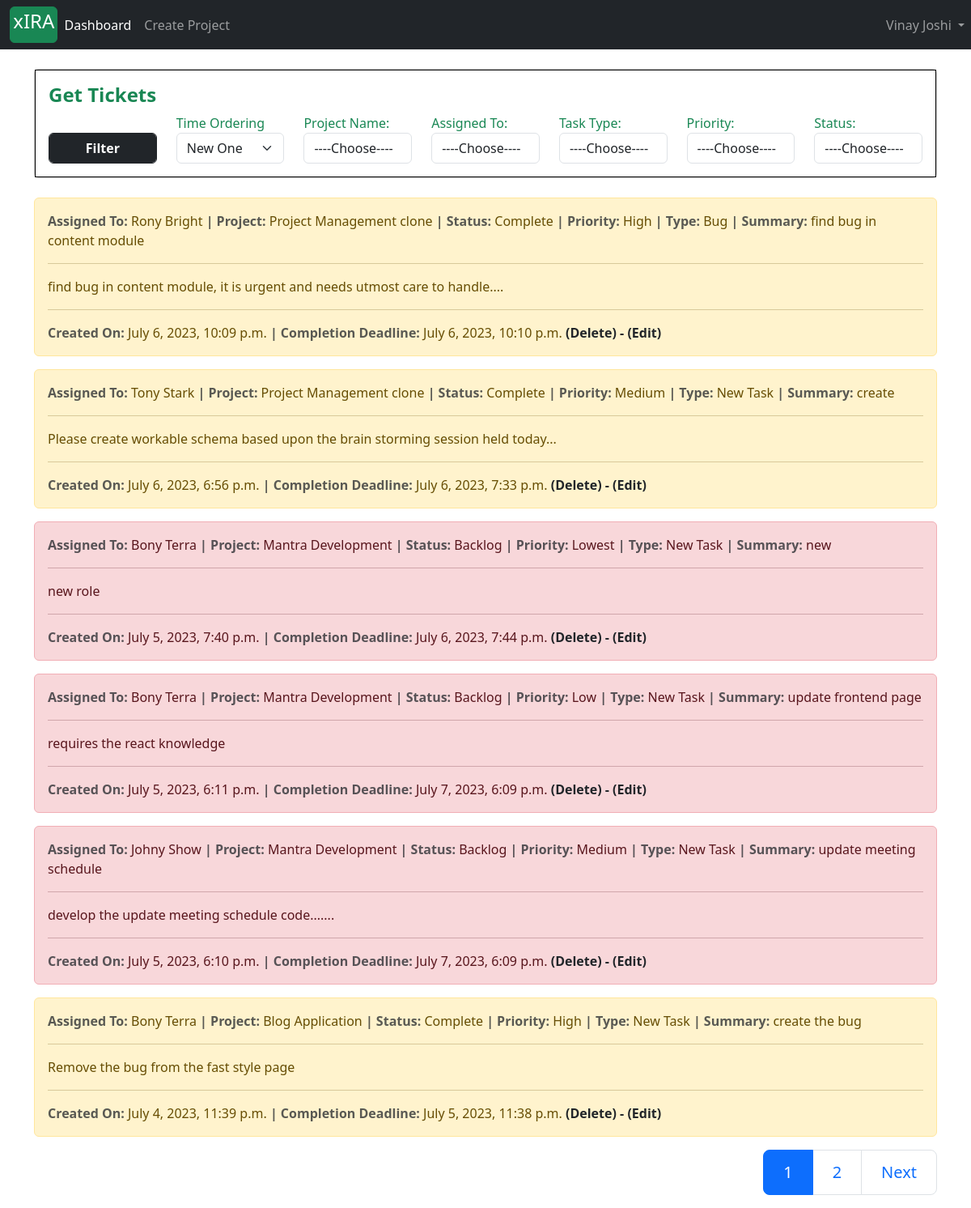
The app's page /ticket/manage/ (signed in), older data.
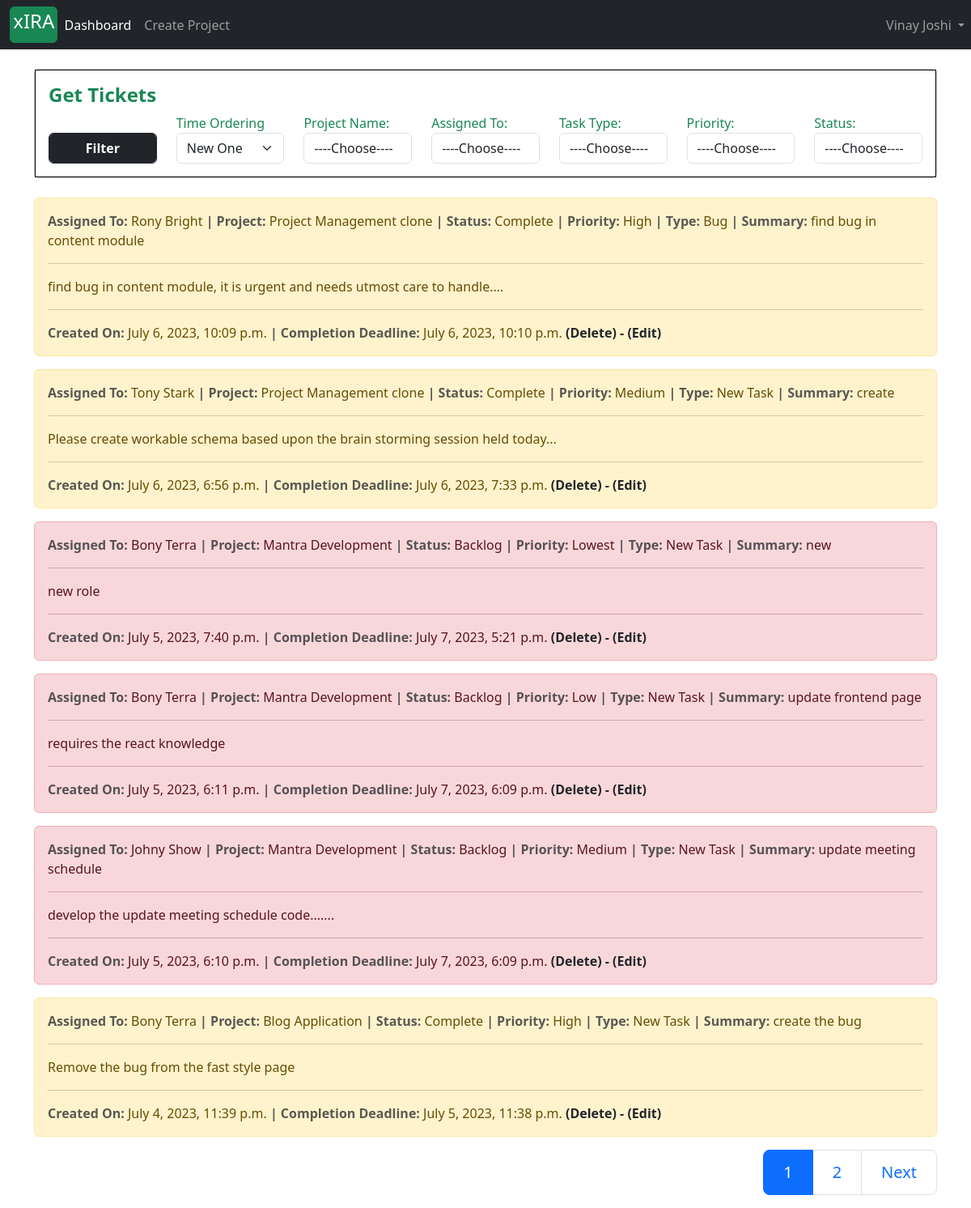
The same page, newer data.
### tickets/models.py (models this page shows, shortened)
class Task(models.Model):
    project       = models.ForeignKey(Project, on_delete=models.CASCADE)
    task_type     = models.CharField(max_length=30, choices = task_type_choices)
    short_summary = models.CharField(max_length=80)
    description   = models.TextField(max_length=500)
    assignee     = models.ForeignKey(Account, on_delete=models.CASCADE)
    status        = models.CharField(max_length=25, choices=status_field)
    priority      = models.CharField(max_length=25, choices=priority_field)
    start_date    = models.DateTimeField(auto_now_add=True)
    estimated_end_date = models.DateTimeField()
    def task_as_back_log(self):
        current_time = datetime.datetime.now().astimezone()
        estimated_end_date = self.estimated_end_date.astimezone()
        if self.status == 'Complete':
            return False
        if current_time >= estimated_end_date:
            self.status = 'Backlog'
            self.save()
            return True
        else:
            return False

### accounts/models.py (models this page shows, shortened)
class Account(AbstractBaseUser):
    first_name           = models.CharField(max_length=50)
    last_name            = models.CharField(max_length=50)
    work_email           = models.EmailField(max_length=100, unique=True)
    contact_number       = models.CharField(max_length=50)
    work_profile         = models.CharField(max_length=30, choices=choices)
    date_joined     = models.DateTimeField(auto_now_add=True)
    last_login      = models.DateTimeField(auto_now_add=True)
    is_admin        = models.BooleanField(default=False)
    is_staff        = models.BooleanField(default=False)
    is_active        = models.BooleanField(default=False)
    is_superadmin        = models.BooleanField(default=False)
    USERNAME_FIELD = 'work_email'
    REQUIRED_FIELDS = ['first_name', 'last_name']
    objects = MyAccountManager()
    def __str__(self):
        return f'{self.first_name} {self.last_name}'
    def is_project_manager(self):
        try:
            temp = ProjectManager.objects.get(project_manager__id=self.id)
            is_manager = True
        except ProjectManager.DoesNotExist:
            is_manager = False
        return is_manager

### projects/models.py (models this page shows)
class Project(models.Model):
    project_name         = models.CharField(max_length=30)
    project_description  = models.TextField(max_length=600, blank=True)
    project_category     = models.CharField(max_length=30, choices=choices)
    project_manager      =  models.ForeignKey(ProjectManager, on_delete=models.SET_NULL, null=True)
    assignees            =  models.ManyToManyField(Account)
    start_date           = models.DateTimeField(auto_now_add=True)
    estimated_end_date   = models.DateTimeField()
    def __str__(self):
        return self.project_name

### tickets/views.py (the view, shortened to what this page needs)
# urls.py: path('manage/', views.manage_ticket, name='manage_ticket'),
@login_required(login_url='login')
def manage_ticket(request):
    url = get_url(request)
    if request.user.is_project_manager():
        project_coice_tuple_list, assignee_choice_tuple_list = get_choice_fields(request.user)
        context = {
            'project_choice': project_coice_tuple_list,
            'assignee_choice': assignee_choice_tuple_list,
            'status_choice': status_field,
            'task_type_choice': task_type_choices,
            'priority_choice': priority_field,
        }
        all_task_query = get_all_tickets_project_manager(request.user)
        for temp_task in all_task_query:
            temp_task.task_as_back_log()
        query_dic = request.GET
        if 'project_id' in query_dic:
            if query_dic['project_id'] != '' and len(all_task_query) > 0:
                all_task_query = all_task_query.filter(project__id=int(query_dic['project_id']))
        if 'assignee_id' in query_dic:
            if query_dic['assignee_id'] != '' and len(all_task_query) > 0:
                all_task_query = all_task_query.filter(assignee__id=int(query_dic['assignee_id']))
        if 'task_type' in query_dic:
            if query_dic['task_type'] != '' and len(all_task_query) > 0:
                all_task_query = all_task_query.filter(task_type=query_dic['task_type'])
        if 'priority' in query_dic:
            if query_dic['priority'] != '' and len(all_task_query) > 0:
                all_task_query = all_task_query.filter(priority=query_dic['priority'])
        if 'status' in query_dic:
            if query_dic['status'] != '' and len(all_task_query) > 0:
                all_task_query = all_task_query.filter(status=query_dic['status'])
        all_task_query = all_task_query.order_by('-start_date')
        page_no = request.GET.get('page')
        page_object = Paginator(all_task_query, 6)
        if page_no is None:
            all_task_query = page_object.get_page(1)
        else:
            all_task_query = page_object.get_page(page_no)
        context['tasks'] = all_task_query
        context['url'] = url
    return render(request, 'manage_ticket.html', context)

### projects/forms.py
class ProjectCreationForm(forms.ModelForm):
    class Meta:
        model = Project
        fields = ('project_name', 'project_category', 'project_description', 'estimated_end_date')
        widgets = {
            'project_name': forms.TextInput(attrs={'class': 'form-control',  }),
            'project_category': forms.Select(attrs={'class': 'form-control', }),
            'project_description': forms.Textarea(attrs={'class': 'form-control', 'rows':4, 'cols':15}),
        }

### accounts/models.py (called while the page is built)
    def get_all_project(self):
        return self.project_set.all()

### projects/context_processors.py (called while the page is built)
def create_project_form(request):
    form = ProjectCreationForm()
    context = {
        'project_creation_form': form
    }
    return context

### tickets/views.py (called while the page is built)
def get_all_tickets_project_manager(user):
    project_manager = ProjectManager.objects.get(project_manager__id=user.id)
    projects = project_manager.get_all_project()
    if len(projects) >= 1:
        project_1 = projects[0]
        all_tickets = Task.objects.filter(project__id=project_1.id)
        for i in range(1, len(projects)):
            all_tickets = all_tickets | Task.objects.filter(project__id=projects[i].id)
        return all_tickets
    return None

### templates/manage_ticket.html (shortened to what the changed rows need)
{% extends 'base.html' %}
{% block content %}
{% load tz %}
<div class="container mt-4">
	{% for task in tasks %}
	<div class="alert alert-{% if task.task_as_back_log %}danger{% elif task.status == 'Open' %}primary{% elif task.status == 'In Progress' %}info{% elif task.status == 'Complete' %}warning{% endif %}" role="alert">
		<strong class="text-muted"> Assigned To: </strong>
		{{task.assignee}}
		<strong class="text-muted">| Project: </strong>
		{{task.project}}
		<strong class="text-muted">| Status: </strong>
	    {{task.status|capfirst}}
	 	<strong class="text-muted">| Priority: </strong>
	    {{task.priority}}
		<strong class="text-muted">| Type: </strong>
	    {{task.task_type}}
		<strong class="text-muted">| Summary: </strong>
	    {{task.short_summary}}
	 	<hr>
	 	<p>{{task.description}}</p>
	 	<hr>
	<strong class="text-muted"> Created On: </strong>
	 {{task.start_date|timezone:"Asia/Kolkata"}}
	<strong class="text-muted">| Completion Deadline: </strong>
	 {{task.estimated_end_date|timezone:"Asia/Kolkata"}}
	<a class="text-dark" href="{% url 'delete_ticket' task.id %}" style="text-decoration: none;"><strong> (Delete) -</strong></a>
 	<a class="text-dark" href="{% url 'edit_ticket' task.id %}" style="text-decoration: none;"><strong> (Edit)</strong></a>
	</div>
	{% endfor %}
<nav aria-label="Page navigation example">
	  <ul class="pagination justify-content-end pagination-lg">
	  </ul>
</nav>
</div>
{% endblock %}

Row changes from the older to the newer data that the page shows:
changed Task "Lowest": estimated_end_date "July 6, 2023, 7:44 p.m." → "July 7, 2023, 5:21 p.m."
